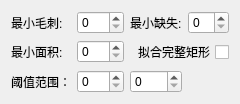
                    <widget class="QWidget" name="page_5">
                     <layout class="QGridLayout" name="gridLayout_14">
                      <item row="0" column="0">
                       <widget class="QLabel" name="label_32">
                        <property name="text">
                         <string>最小毛刺:</string>
                        </property>
                       </widget>
                      </item>
                      <item row="0" column="1">
                       <widget class="QSpinBox" name="sp_rag">
                        <property name="enabled">
                         <bool>true</bool>
                        </property>
                        <property name="buttonSymbols">
                         <enum>QAbstractSpinBox::UpDownArrows</enum>
                        </property>
                        <property name="minimum">
                         <number>0</number>
                        </property>
                        <property name="maximum">
                         <number>99</number>
                        </property>
                       </widget>
                      </item>
                      <item row="1" column="1">
                       <widget class="QSpinBox" name="sp_minRagLossArea">
                        <property name="enabled">
                         <bool>true</bool>
                        </property>
                        <property name="buttonSymbols">
                         <enum>QAbstractSpinBox::UpDownArrows</enum>
                        </property>
                        <property name="minimum">
                         <number>0</number>
                        </property>
                        <property name="maximum">
                         <number>999</number>
                        </property>
                       </widget>
                      </item>
                      <item row="0" column="2">
                       <widget class="QLabel" name="label_33">
                        <property name="text">
                         <string>最小缺失:</string>
                        </property>
                       </widget>
                      </item>
                      <item row="1" column="0">
                       <widget class="QLabel" name="label_34">
                        <property name="text">
                         <string>最小面积:</string>
                        </property>
                       </widget>
                      </item>
                      <item row="0" column="3">
                       <widget class="QSpinBox" name="sp_loss">
                        <property name="enabled">
                         <bool>true</bool>
                        </property>
                        <property name="buttonSymbols">
                         <enum>QAbstractSpinBox::UpDownArrows</enum>
                        </property>
                        <property name="minimum">
                         <number>0</number>
                        </property>
                        <property name="maximum">
                         <number>99</number>
                        </property>
                       </widget>
                      </item>
                      <item row="2" column="0">
                       <widget class="QLabel" name="label_5">
                        <property name="text">
                         <string>阈值范围：</string>
                        </property>
                       </widget>
                      </item>
                      <item row="2" column="1">
                       <widget class="QSpinBox" name="sp_fixThreMin_3">
                        <property name="enabled">
                         <bool>true</bool>
                        </property>
                        <property name="buttonSymbols">
                         <enum>QAbstractSpinBox::UpDownArrows</enum>
                        </property>
                        <property name="minimum">
                         <number>0</number>
                        </property>
                        <property name="maximum">
                         <number>255</number>
                        </property>
                       </widget>
                      </item>
                      <item row="2" column="2">
                       <widget class="QSpinBox" name="sp_fixThreMax_3">
                        <property name="enabled">
                         <bool>true</bool>
                        </property>
                        <property name="buttonSymbols">
                         <enum>QAbstractSpinBox::UpDownArrows</enum>
                        </property>
                        <property name="minimum">
                         <number>0</number>
                        </property>
                        <property name="maximum">
                         <number>255</number>
                        </property>
                       </widget>
                      </item>
                      <item row="1" column="2" colspan="2">
                       <widget class="QCheckBox" name="cb_rec">
                        <property name="layoutDirection">
                         <enum>Qt::RightToLeft</enum>
                        </property>
                        <property name="text">
                         <string>拟合完整矩形</string>
                        </property>
                       </widget>
                      </item>
                     </layout>
                    </widget>
